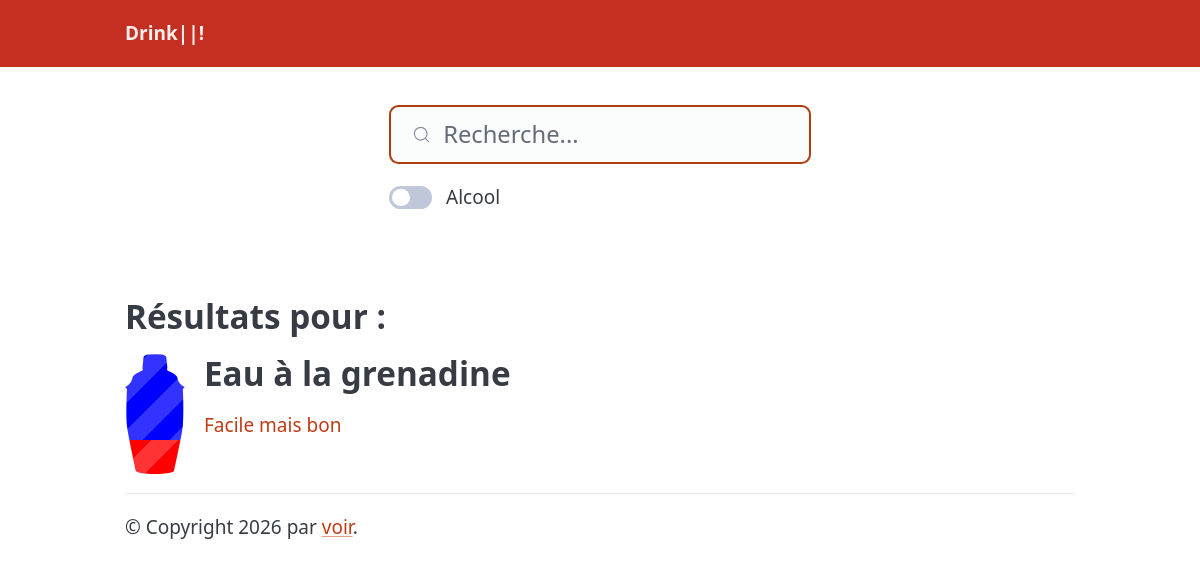
The page /recherche on the database its author committed.
### tables this page shows
CREATE TABLE recettes_ingredient (
            recette_id INTEGER NOT NULL,
            ingredient_id INTEGER NOT NULL,
            dosage INTEGER NOT NULL,
            PRIMARY KEY (recette_id, ingredient_id),
            FOREIGN KEY (recette_id) REFERENCES recettes(id),
            FOREIGN KEY (ingredient_id) REFERENCES ingredients(id)
        );

CREATE TABLE ingredients (
            id INTEGER PRIMARY KEY AUTOINCREMENT,
            nom TEXT NOT NULL,
            couleur1 TEXT NOT NULL,
            couleur2 TEXT NOT NULL,
            ALCOOL REAL NOT NULL
        );

CREATE TABLE recettes (
            id INTEGER PRIMARY KEY AUTOINCREMENT,
            nom TEXT NOT NULL,
            description TEXT,
            alcool BOOLEAN,
            recette_original_id INT,
            nb_personne INT
        );

### main.py (the view)
@app.route("/recherche", methods=["GET"])
def recherche():
    query = request.args.get('q', '')
    avec_alcool=request.args.get("alcool")=="on"
    recettes = rechercher_recettes(query, avec_alcool)
    print(recettes)
    return render_template("recherche.html", recettes=recettes, query=query)

### src/bdd.py (called while the page is built)
def db_connection():
    connect=sqlite3.connect("recette.db")
    connect.row_factory=sqlite3.Row #pour fonctionnement comme dictionnaire
    return connect

def recuperer_ingredients_recettes(recette_id: int):
    connect=db_connection()
    cursor=connect.cursor()
    ingredients = cursor.execute(
        "SELECT nom, dosage, couleur1, couleur2, ALCOOL FROM recettes_ingredient JOIN ingredients ON ingredients.id == ingredient_id WHERE recette_id = ?", (recette_id,)
    )
    ingredients = ingredients.fetchall()
    connect.close()
    return [dict(i) for i in ingredients]

def rechercher_recettes(recherche: str, avec_alcool:bool):
    connect=db_connection()
    cursor=connect.cursor()
    if avec_alcool:
        recettes_id = cursor.execute(
            "SELECT id, nom, description, alcool FROM recettes WHERE nom LIKE ? LIMIT 20", (f"{recherche}%",)
        )
    else:
        recettes_id = cursor.execute(
            "SELECT id, nom, description, alcool FROM recettes WHERE nom LIKE ? AND alcool=0 LIMIT 20", (f"{recherche}%",)
        )
    recettes = recettes_id.fetchall()
    connect.close()
    recettes = [dict(r) for r in recettes]
    for recette in recettes:
        recette["ingredients"] = recuperer_ingredients_recettes(recette["id"])
    return recettes

### templates/recherche.html (shortened to what this page needs)
{% extends 'base.html' %}
{% block content %}
<div class="container">
    {% include 'searchbar.html' %}
    <h2>Résultats pour : {{query}}</h2>
    {% for recette in recettes %}
    <a href="/recette/{{ recette['id'] }}" style="text-decoration : none;">
    <div class="recette-container">
            <div class="recette-preview">
                <div class="shaker">
                    {% for ingredient in recette["ingredients"] %}
                    <div class="ingredient" style="--amount: {{ ingredient["dosage"] }};
                    --color1: {{ ingredient["couleur1"] }};
                    --color2: {{ ingredient["couleur2"] }};">
                    </div>
                    {% endfor %}
                </div>
            </div>
            <div style="min-width: 0;">
                <h2><strong>{{ recette["nom"] }}</strong></h2>
                <p class="one_line">{{ recette["description"] }}</p>
            </div>
    </div>
        </a>
    <hr>
    {% endfor %}
</div>
{% endblock %}

### templates/recherche.html (style rules this page uses)
.recette-container { display: grid; grid-template-columns: auto 1fr; gap: 2%; }
.recette-preview { height: 120px; flex-shrink: 0; aspect-ratio: 1/2; clip-path: url(#shaker); }
.shaker { display: flex; flex-direction: column; height: 100%; width: 100%; }
.ingredient { flex: var(--amount); bottom: 0; left: 0; right: 0; transition: height .6s cubic-bezier(.4,0,.2,1); background-size: 200% 200%; animation: barberpole 20s linear infinite; background-image: repeating-linear-gradient( -45deg, var(--color1), var(--color1) 1rem, var(--color2) 1rem, var(--color2) 2rem ); }
.one_line { white-space: nowrap; overflow: hidden; display: block; text-overflow: ellipsis; }

### rows shown on the page
recettes: nom "Eau à la grenadine", description "Facile mais bon"
recettes_ingredient: dosage 50 (drawn)
recettes_ingredient: dosage 20 (drawn)
